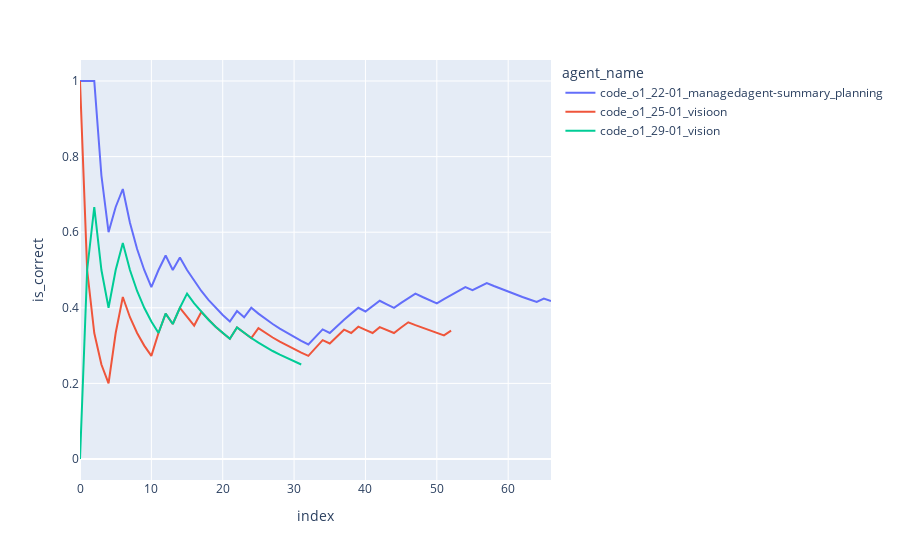

Here is the notebook cell this chart was saved with:
### Code cell
import plotly.express as px


cumulative_df = (
    (
        sel_df.groupby("agent_name")[["is_correct", "is_near_correct"]]
        .expanding(min_periods=1, axis=0, method="single")
        .agg({"is_correct": "mean", "is_near_correct": "count"})
        .reset_index()
    )
    .copy()
    .rename(columns={"is_near_correct": "index"})
)
cumulative_df["index"] = cumulative_df["index"].astype(int) - 1


def find_question(row):
    try:
        res = sel_df.loc[sel_df["agent_name"] == row["agent_name"], "question"].iloc[row["index"]][:50]
        return res
    except Exception:
        return ""


cumulative_df["question"] = cumulative_df.apply(find_question, axis=1)
# cumulative_df["question"] = [el[:50] for el in sel_df["question"].values]

# cumulative_df["is_correct"] = cumulative_df["is_correct"] * (165 - 68) / 165

px.line(
    cumulative_df,
    color="agent_name",
    x="index",
    y="is_correct",
    hover_data="question",
)

### Figure 1 — Plotly figure (JSON) as saved in the notebook; plotly's stock layout.template omitted (floating-point values rounded to 4 significant figures)
{"data": [{"customdata": [["A paper about AI regulation that was originally su"], ["I’m researching species that became invasive after"], ["If we assume all articles published by Nature in 2"], ["In Unlambda, what exact charcter or text needs to "], ["If Eliud Kipchoge could maintain his record-making"], ["How many studio albums were published by Mercedes "], ["The object in the British Museum's collection with"], ["According to github, when was Regression added to "], ["Here's a fun riddle that I think you'll enjoy.\n\nYo"], ["In July 2, 1959 United States standards for grades"], ["Using the Biopython library in Python, parse the P"], ["What are the EC numbers of the two most commonly u"], ["In April of 1977, who was the Prime Minister of th"], ["What's the last line of the rhyme under the flavor"], ["Use density measures from the chemistry materials "], ["What was the volume in m^3 of the fish bag that wa"], ["What is the average number of pre-2020 works on th"], ["In the video https://www.youtube.com/watch?v=L1vXC"], ["Of the authors (First M. Last) that worked on the "], ["When you take the average of the standard populati"], ["Assuming scientists in the famous youtube video Th"], ["In Series 9, Episode 11 of Doctor Who, the Doctor "], ["In terms of geographical distance between capital "], ["In the NCATS PubChem compound database for Food Ad"], ["I need to fact-check a citation. This is the citat"], ["Which contributor to the version of OpenCV where s"], ["What integer-rounded percentage of the total lengt"], ["An office held a Secret Santa gift exchange where "], ["What is the maximum length in meters of #9 in the "], ["What two-word type of model did Manash Pratim Kash"], ["What animals that were mentioned in both Ilias Lag"], ["How many High Energy Physics - Lattice articles li"], ["The photograph in the Whitney Museum of American A"], [".rewsna eht sa \"tfel\" drow eht fo etisoppo eht eti"], ["What is the minimum number of page links a person "], ["I went to Virtue restaurant & bar in Chicago for m"], ["¬(A ∧ B) ↔ (¬A ∨ ¬B)\n¬(A ∨ B) ↔ (¬A ∧ ¬B)\n(A → B) "], ["My family reunion is this week, and I was assigned"], ["In Emily Midkiff's June 2014 article in a journal "], ["It is 1999. Before you party like it is 1999, plea"], ["Under DDC 633 on Bielefeld University Library's BA"], ["In the 2018 VSCode blog post on replit.com, what w"], ["Compute the check digit the Tropicos ID for the Or"], ["What time was the Tri-Rail train that carried the "], ["Could you help me out with this assignment? Our pr"], ["In Valentina Re’s contribution to the 2017 book “W"], ["In the fictional language of Tizin, basic sentence"], ["The Metropolitan Museum of Art has a portrait in i"], ["In Nature journal's Scientific Reports conference "], ["According to Google Finance, when was the first ye"], ["Review the chess position provided in the image. I"], ["According to Box Office Mojo's 2020 Worldwide Box "], ["In the year 2022, and before December, what does \""], ["Who nominated the only Featured Article on English"], ["What writer is quoted by Merriam-Webster for the W"], ["How many pages if the 2023 IPCC report (85 pages v"], ["Given this table defining * on the set S = {a, b, "], ["The following numbers function similarly to ISBN 1"], ["How many images are there in the latest 2022 Lego "], ["The attached file shows a list of books in the col"], ["I was trying to remember how well the Cheater Beat"], ["As a comma separated list with no whitespace, usin"], ["On a leap day before the year 2008, a joke was rem"], ["What is the volume in milliliters of a system comp"], ["The Latin root of the Yola word \"gimlie\" shares a "], ["Find the value of x to the nearest tenth: Lx = (d/"], ["In the endnote found in the second-to-last paragra"]], "hovertemplate": "agent_name=code_o1_22-01_managedagent-summary_planning<br>index=%{x}<br>is_correct=%{y}<br>question=%{customdata[0]}<extra></extra>", "legendgroup": "code_o1_22-01_managedagent-summary_planning", "line": {"color": "#636efa", "dash": "solid"}, "marker": {"symbol": "circle"}, "mode": "lines", "name": "code_o1_22-01_managedagent-summary_planning", "orientation": "v", "showlegend": true, "type": "scatter", "x": [0, 1, 2, 3, 4, 5, 6, 7, 8, 9, 10, 11, 12, 13, 14, 15, 16, 17, 18, 19, 20, 21, 22, 23, 24, 25, 26, 27, 28, 29, 30, 31, 32, 33, 34, 35, 36, 37, 38, 39, 40, 41, 42, 43, 44, 45, 46, 47, 48, 49, 50, 51, 52, 53, 54, 55, 56, 57, 58, 59, 60, 61, 62, 63, 64, 65, 66], "xaxis": "x", "y": [1.0, 1.0, 1.0, 0.75, 0.6, 0.6667, 0.7143, 0.625, 0.5556, 0.5, 0.4545, 0.5, 0.5385, 0.5, 0.5333, 0.5, 0.4706, 0.4444, 0.4211, 0.4, 0.381, 0.3636, 0.3913, 0.375, 0.4, 0.3846, 0.3704, 0.3571, 0.3448, 0.3333, 0.3226, 0.3125, 0.303, 0.3235, 0.3429, 0.3333, 0.3514, 0.3684, 0.3846, 0.4, 0.3902, 0.4048, 0.4186, 0.4091, 0.4, 0.413, 0.4255, 0.4375, 0.4286, 0.42, 0.4118, 0.4231, 0.434, 0.4444, 0.4545, 0.4464, 0.4561, 0.4655, 0.4576, 0.45, 0.4426, 0.4355, 0.4286, 0.4219, 0.4154, 0.4242, 0.4179], "yaxis": "y"}, {"customdata": [["A paper about AI regulation that was originally su"], ["I’m researching species that became invasive after"], ["If we assume all articles published by Nature in 2"], ["In Unlambda, what exact charcter or text needs to "], ["If Eliud Kipchoge could maintain his record-making"], ["How many studio albums were published by Mercedes "], ["The object in the British Museum's collection with"], ["According to github, when was Regression added to "], ["Here's a fun riddle that I think you'll enjoy.\n\nYo"], ["In July 2, 1959 United States standards for grades"], ["Using the Biopython library in Python, parse the P"], ["What are the EC numbers of the two most commonly u"], ["In April of 1977, who was the Prime Minister of th"], ["What's the last line of the rhyme under the flavor"], ["Use density measures from the chemistry materials "], ["What was the volume in m^3 of the fish bag that wa"], ["What is the average number of pre-2020 works on th"], ["In the video https://www.youtube.com/watch?v=L1vXC"], ["Of the authors (First M. Last) that worked on the "], ["When you take the average of the standard populati"], ["Assuming scientists in the famous youtube video Th"], ["In Series 9, Episode 11 of Doctor Who, the Doctor "], ["In terms of geographical distance between capital "], ["In the NCATS PubChem compound database for Food Ad"], ["I need to fact-check a citation. This is the citat"], ["Which contributor to the version of OpenCV where s"], ["What integer-rounded percentage of the total lengt"], ["An office held a Secret Santa gift exchange where "], ["What is the maximum length in meters of #9 in the "], ["What two-word type of model did Manash Pratim Kash"], ["What animals that were mentioned in both Ilias Lag"], ["How many High Energy Physics - Lattice articles li"], ["The photograph in the Whitney Museum of American A"], [".rewsna eht sa \"tfel\" drow eht fo etisoppo eht eti"], ["What is the minimum number of page links a person "], ["I went to Virtue restaurant & bar in Chicago for m"], ["¬(A ∧ B) ↔ (¬A ∨ ¬B)\n¬(A ∨ B) ↔ (¬A ∧ ¬B)\n(A → B) "], ["My family reunion is this week, and I was assigned"], ["In Emily Midkiff's June 2014 article in a journal "], ["It is 1999. Before you party like it is 1999, plea"], ["Under DDC 633 on Bielefeld University Library's BA"], ["In the 2018 VSCode blog post on replit.com, what w"], ["Compute the check digit the Tropicos ID for the Or"], ["What time was the Tri-Rail train that carried the "], ["Could you help me out with this assignment? Our pr"], ["In Valentina Re’s contribution to the 2017 book “W"], ["In the fictional language of Tizin, basic sentence"], ["The Metropolitan Museum of Art has a portrait in i"], ["In Nature journal's Scientific Reports conference "], ["According to Google Finance, when was the first ye"], ["Review the chess position provided in the image. I"], ["According to Box Office Mojo's 2020 Worldwide Box "], ["In the year 2022, and before December, what does \""]], "hovertemplate": "agent_name=code_o1_25-01_visioon<br>index=%{x}<br>is_correct=%{y}<br>question=%{customdata[0]}<extra></extra>", "legendgroup": "code_o1_25-01_visioon", "line": {"color": "#EF553B", "dash": "solid"}, "marker": {"symbol": "circle"}, "mode": "lines", "name": "code_o1_25-01_visioon", "orientation": "v", "showlegend": true, "type": "scatter", "x": [0, 1, 2, 3, 4, 5, 6, 7, 8, 9, 10, 11, 12, 13, 14, 15, 16, 17, 18, 19, 20, 21, 22, 23, 24, 25, 26, 27, 28, 29, 30, 31, 32, 33, 34, 35, 36, 37, 38, 39, 40, 41, 42, 43, 44, 45, 46, 47, 48, 49, 50, 51, 52], "xaxis": "x", "y": [1.0, 0.5, 0.3333, 0.25, 0.2, 0.3333, 0.4286, 0.375, 0.3333, 0.3, 0.2727, 0.3333, 0.3846, 0.3571, 0.4, 0.375, 0.3529, 0.3889, 0.3684, 0.35, 0.3333, 0.3182, 0.3478, 0.3333, 0.32, 0.3462, 0.3333, 0.3214, 0.3103, 0.3, 0.2903, 0.2812, 0.2727, 0.2941, 0.3143, 0.3056, 0.3243, 0.3421, 0.3333, 0.35, 0.3415, 0.3333, 0.3488, 0.3409, 0.3333, 0.3478, 0.3617, 0.3542, 0.3469, 0.34, 0.3333, 0.3269, 0.3396], "yaxis": "y"}, {"customdata": [["A paper about AI regulation that was originally su"], ["I’m researching species that became invasive after"], ["If we assume all articles published by Nature in 2"], ["In Unlambda, what exact charcter or text needs to "], ["If Eliud Kipchoge could maintain his record-making"], ["How many studio albums were published by Mercedes "], ["The object in the British Museum's collection with"], ["According to github, when was Regression added to "], ["Here's a fun riddle that I think you'll enjoy.\n\nYo"], ["In July 2, 1959 United States standards for grades"], ["Using the Biopython library in Python, parse the P"], ["What are the EC numbers of the two most commonly u"], ["In April of 1977, who was the Prime Minister of th"], ["What's the last line of the rhyme under the flavor"], ["Use density measures from the chemistry materials "], ["What was the volume in m^3 of the fish bag that wa"], ["What is the average number of pre-2020 works on th"], ["In the video https://www.youtube.com/watch?v=L1vXC"], ["Of the authors (First M. Last) that worked on the "], ["When you take the average of the standard populati"], ["Assuming scientists in the famous youtube video Th"], ["In Series 9, Episode 11 of Doctor Who, the Doctor "], ["In terms of geographical distance between capital "], ["In the NCATS PubChem compound database for Food Ad"], ["I need to fact-check a citation. This is the citat"], ["Which contributor to the version of OpenCV where s"], ["What integer-rounded percentage of the total lengt"], ["An office held a Secret Santa gift exchange where "], ["What is the maximum length in meters of #9 in the "], ["What two-word type of model did Manash Pratim Kash"], ["What animals that were mentioned in both Ilias Lag"], ["How many High Energy Physics - Lattice articles li"]], "hovertemplate": "agent_name=code_o1_29-01_vision<br>index=%{x}<br>is_correct=%{y}<br>question=%{customdata[0]}<extra></extra>", "legendgroup": "code_o1_29-01_vision", "line": {"color": "#00cc96", "dash": "solid"}, "marker": {"symbol": "circle"}, "mode": "lines", "name": "code_o1_29-01_vision", "orientation": "v", "showlegend": true, "type": "scatter", "x": [0, 1, 2, 3, 4, 5, 6, 7, 8, 9, 10, 11, 12, 13, 14, 15, 16, 17, 18, 19, 20, 21, 22, 23, 24, 25, 26, 27, 28, 29, 30, 31], "xaxis": "x", "y": [0.0, 0.5, 0.6667, 0.5, 0.4, 0.5, 0.5714, 0.5, 0.4444, 0.4, 0.3636, 0.3333, 0.3846, 0.3571, 0.4, 0.4375, 0.4118, 0.3889, 0.3684, 0.35, 0.3333, 0.3182, 0.3478, 0.3333, 0.32, 0.3077, 0.2963, 0.2857, 0.2759, 0.2667, 0.2581, 0.25], "yaxis": "y"}], "layout": {"legend": {"title": {"text": "agent_name"}, "tracegroupgap": 0}, "margin": {"t": 60}, "xaxis": {"anchor": "y", "domain": [0, 1], "title": {"text": "index"}}, "yaxis": {"anchor": "x", "domain": [0, 1], "title": {"text": "is_correct"}}}}
